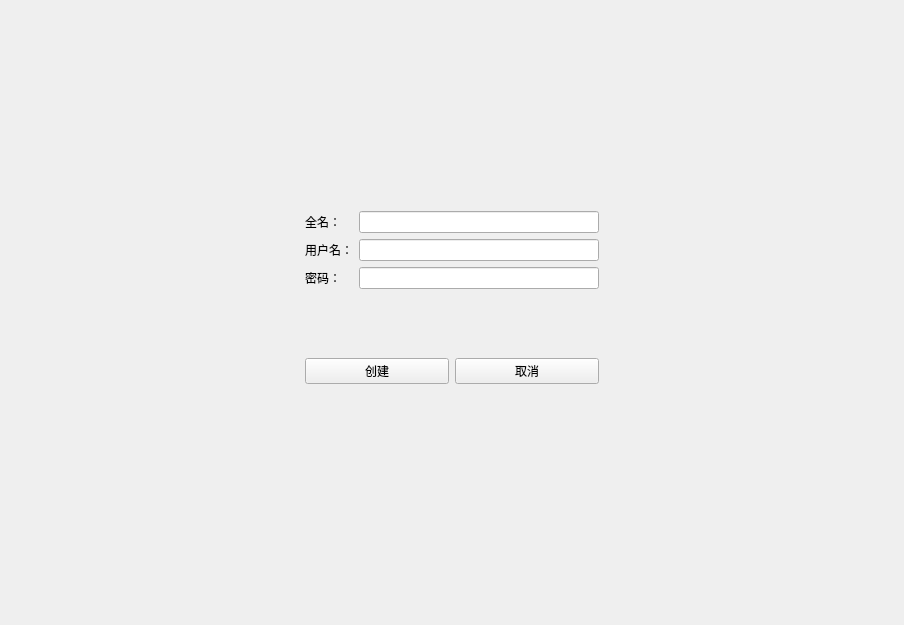
<?xml version="1.0" encoding="UTF-8"?>
<ui version="4.0">
 <class>SignUp</class>
 <widget class="QWidget" name="SignUp">
  <property name="geometry">
   <rect>
    <x>0</x>
    <y>0</y>
    <width>904</width>
    <height>625</height>
   </rect>
  </property>
  <property name="windowTitle">
   <string>注册页面</string>
  </property>
  <layout class="QVBoxLayout" name="verticalLayout_4">
   <item>
    <spacer name="verticalSpacer_3">
     <property name="orientation">
      <enum>Qt::Vertical</enum>
     </property>
     <property name="sizeHint" stdset="0">
      <size>
       <width>20</width>
       <height>200</height>
      </size>
     </property>
    </spacer>
   </item>
   <item>
    <layout class="QHBoxLayout" name="horizontalLayout_3">
     <item>
      <spacer name="horizontalSpacer">
       <property name="orientation">
        <enum>Qt::Horizontal</enum>
       </property>
       <property name="sizeHint" stdset="0">
        <size>
         <width>78</width>
         <height>20</height>
        </size>
       </property>
      </spacer>
     </item>
     <item>
      <layout class="QVBoxLayout" name="verticalLayout_3">
       <item>
        <layout class="QHBoxLayout" name="horizontalLayout">
         <item>
          <layout class="QVBoxLayout" name="verticalLayout">
           <item>
            <widget class="QLabel" name="label_2">
             <property name="text">
              <string>全名：</string>
             </property>
            </widget>
           </item>
           <item>
            <widget class="QLabel" name="label_3">
             <property name="text">
              <string>用户名：</string>
             </property>
            </widget>
           </item>
           <item>
            <widget class="QLabel" name="label_4">
             <property name="text">
              <string>密码：</string>
             </property>
            </widget>
           </item>
          </layout>
         </item>
         <item>
          <layout class="QVBoxLayout" name="verticalLayout_2">
           <item>
            <widget class="QLineEdit" name="dbEditFullName"/>
           </item>
           <item>
            <widget class="QLineEdit" name="dbEditUserName"/>
           </item>
           <item>
            <widget class="QLineEdit" name="dbEditPassWord"/>
           </item>
          </layout>
         </item>
        </layout>
       </item>
       <item>
        <spacer name="verticalSpacer">
         <property name="orientation">
          <enum>Qt::Vertical</enum>
         </property>
         <property name="sizeHint" stdset="0">
          <size>
           <width>20</width>
           <height>10</height>
          </size>
         </property>
        </spacer>
       </item>
       <item>
        <layout class="QHBoxLayout" name="horizontalLayout_2">
         <item>
          <widget class="QPushButton" name="pushButton">
           <property name="text">
            <string>创建</string>
           </property>
          </widget>
         </item>
         <item>
          <widget class="QPushButton" name="pushButton_2">
           <property name="text">
            <string>取消</string>
           </property>
          </widget>
         </item>
        </layout>
       </item>
      </layout>
     </item>
     <item>
      <spacer name="horizontalSpacer_2">
       <property name="orientation">
        <enum>Qt::Horizontal</enum>
       </property>
       <property name="sizeHint" stdset="0">
        <size>
         <width>77</width>
         <height>20</height>
        </size>
       </property>
      </spacer>
     </item>
    </layout>
   </item>
   <item>
    <spacer name="verticalSpacer_2">
     <property name="orientation">
      <enum>Qt::Vertical</enum>
     </property>
     <property name="sizeHint" stdset="0">
      <size>
       <width>20</width>
       <height>230</height>
      </size>
     </property>
    </spacer>
   </item>
  </layout>
 </widget>
 <resources/>
 <connections/>
</ui>
